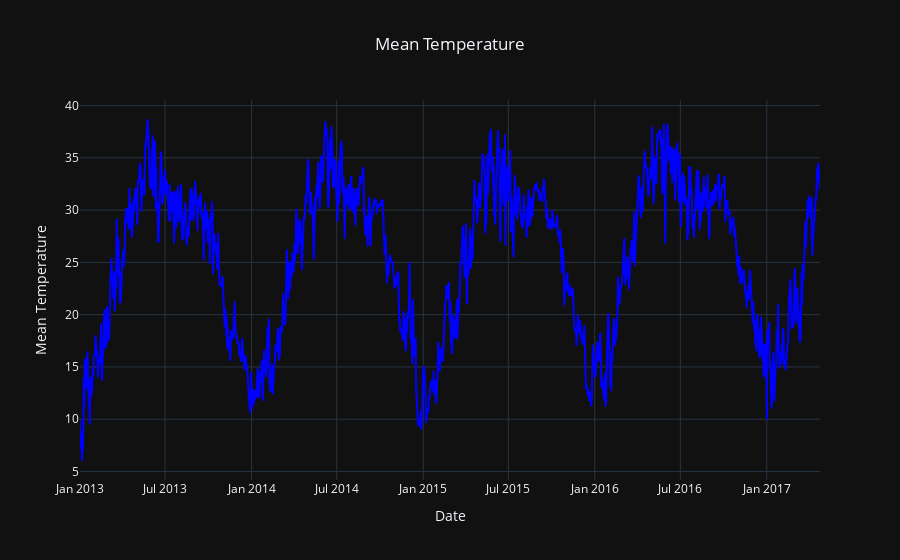

The cell this chart's notebook holds for it:
### Code cell
fig_temp=go.Figure()
fig_temp.add_trace(go.Scatter(x=climate_df.index,
                             y=climate_df['meantemp'],
                             mode='lines',
                   line=dict(color='Blue')))
fig_temp.update_layout(title="Mean Temperature",
                       xaxis_title='Date',
                       yaxis_title='Mean Temperature',
                       template='plotly_dark',
                       title_x=0.5)
fig_temp.show()

### Figure 1 — Plotly figure (JSON) as saved in the notebook; plotly's stock layout.template omitted (floating-point values rounded to 4 significant figures; data arrays with more than 128 entries replaced by an {"elided": "..."} marker saying what was removed)
{"data": [{"line": {"color": "Blue"}, "mode": "lines", "type": "scatter", "x": {"elided": "1576 str values"}, "y": {"elided": "1576 float values"}}], "layout": {"title": {"text": "Mean Temperature", "x": 0.5}, "xaxis": {"title": {"text": "Date"}}, "yaxis": {"title": {"text": "Mean Temperature"}}}}
